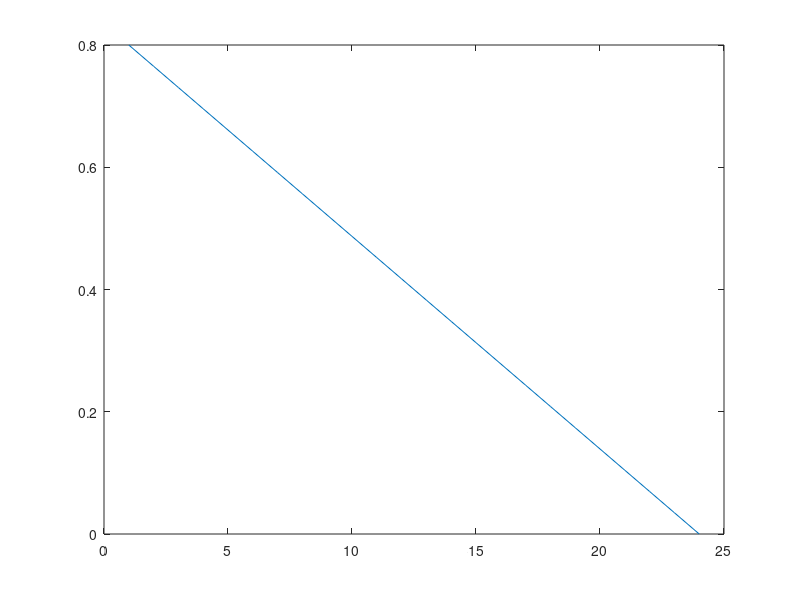

MATLAB code for this plot: (Note: this script raises an error after producing the figure.)
%% Simulation the model using the estimated parameters
clc
clear all
close all

load('EstimatedParamQatarNew.mat','EstimatedParamQatarNew') %%Estimated from Qatar Model
zz=EstimatedParamQatarNew; 
a0L(1)=zz(1);
a0L(2)=zz(2);

a0L(3)=zz(3);
a0L(4)=zz(4);

a0L(5)=zz(5);
a0L(6)=zz(6);

eps=1.0e-10;

NR=24;

Ncomp=6+4*(NR-1)+1;
mu=1/(80.7*365);               % 1/life expectancy

delta=1/3.69;  % Duration of stay in E is in average 3.69 days
nu=1/3.48;    % Duration of stay in I is in average 3.48 days
alpha=1.85/10000;

t0=110;
dt=0.5; %%for the stability of the scheme
tf=t0+NR*30; %Final date
tspan=t0:dt:tf;  % Timespan to use in the ode function

%Initial conditions
N0=2.76e+06; %% Total population of Qatar
E0=1.2715e+03; %%As per Qatar Model
I0=960; %%As per Qatar Model
x0L=zeros(Ncomp,1);
x0L(2)=E0;
x0L(3)=I0;
x0L(1)=N0-x0L(3)-x0L(2);
x0=x0L;

EffectivnessRecentInfection=0.8;
for n=1:NR
EffectivnessReinfection(n)=EffectivnessRecentInfection-(n-1)*(EffectivnessRecentInfection/(NR-1));
end
plot(EffectivnessReinfection)

VEIReinfection=0;

WanNaturalImmu=(1/30).*ones(NR,1);
WanNaturalImmu(NR)=0;

%%Deterministic model
[T,x] = ode45(@(t,x)ODE_Equations(t,x,t0,a0L,Ncomp,VEIReinfection,delta,nu,alpha,mu,EffectivnessReinfection,WanNaturalImmu,NR),tspan,x0);
TT=length(T);
for i=1:TT 
     [dxL,Lambda]=ODE_Equations(T(i),x(i,:),t0,a0L,Ncomp,VEIReinfection,delta,nu,alpha,mu,EffectivnessReinfection,WanNaturalImmu,NR);
     lmbL(i)=Lambda;
end

TT=length(T);
Susceptible=x(:,1);
Latent=x(:,2);
Infected=x(:,3);

for n=1:NR
Recovered(:,n)=x(:,4+4*(n-1));
LatentR(:,n)=x(:,5+4*(n-1));
InfectedR(:,n)=x(:,6+4*(n-1));
RecoveredR(:,n)=x(:,7+4*(n-1));
end


Total=sum(x,2);
for t=1:TT
     IncidenceTotal(t)=delta.*(Latent(t)+sum(LatentR(t,:)));
    for n=1:NR        
        NumeratorRealEffectivness(t,n)=EffectivnessReinfection(n)*(Recovered(t,n)+LatentR(t,n)+InfectedR(t,n)+RecoveredR(t,n));
        DenominatorRealEffectivness(t,n)=(Recovered(t,n)+LatentR(t,n)+InfectedR(t,n)+RecoveredR(t,n));
    end  
end
for t=t0:tf-1
    IncidenceTotalT(t-t0+1)=trapz(IncidenceTotal((t-t0)*2+1:(t-t0+dt)*2+1));
    
    SusceptibleT(t-t0+1)=trapz(Susceptible((t-t0)*2+1:(t-t0+dt)*2+1));
    LatentT(t-t0+1)=trapz(Latent((t-t0)*2+1:(t-t0+dt)*2+1));
    InfectedT(t-t0+1)=trapz(Infected((t-t0)*2+1:(t-t0+dt)*2+1));
    for n=1:NR
        RecoveredT(t-t0+1,n)=trapz(Recovered((t-t0)*2+1:(t-t0+dt)*2+1,n));
        LatentRT(t-t0+1,n)=trapz(LatentR((t-t0)*2+1:(t-t0+dt)*2+1,n));
        InfectedRT(t-t0+1,n)=trapz(InfectedR((t-t0)*2+1:(t-t0+dt)*2+1,n));
        RecoveredRT(t-t0+1,n)=trapz(RecoveredR((t-t0)*2+1:(t-t0+dt)*2+1,n));
    end
    %%
    for n=1:NR
    %Numerator
    ImmunizedCasesT(t-t0+1,n)=(LatentRT(t-t0+1,n)+InfectedRT(t-t0+1,n));
    UnImmunizedControlT(t-t0+1,n)=SusceptibleT(t-t0+1);
       
    %Denominator
    ImmunizedControlT(t-t0+1,n)=(RecoveredT(t-t0+1,n)+RecoveredRT(t-t0+1,n));
    UnImmunizedCasesT(t-t0+1,n)=(LatentT(t-t0+1)+InfectedT(t-t0+1));
    end
    
    %Numerator
    TotalImmunizedCasesT(t-t0+1)=sum(LatentRT(t-t0+1,:)+InfectedRT(t-t0+1,:));
    TotalUnImmunizedControlT(t-t0+1)=SusceptibleT(t-t0+1);
       
    %Denominator
    TotalImmunizedControlT(t-t0+1)=sum(RecoveredT(t-t0+1,:)+RecoveredRT(t-t0+1,:));
    TotalUnImmunizedCasesT(t-t0+1)=(LatentT(t-t0+1)+InfectedT(t-t0+1));
   
    for n=1:NR
    ORatioNaturalInfectionT(t-t0+1,n)=(ImmunizedCasesT(t-t0+1,n)*UnImmunizedControlT(t-t0+1,n))/(ImmunizedControlT(t-t0+1,n)*UnImmunizedCasesT(t-t0+1,n)+eps);
    NaturalInfectionEffectivnessT(t-t0+1,n)=(1-ORatioNaturalInfectionT(t-t0+1,n))*100;
        
    NumeratorRealEffectivnessT(t-t0+1,n)=trapz(NumeratorRealEffectivness((t-t0)*2+1:(t-t0+dt)*2+1,n));
    DenominatorRealEffectivnessT(t-t0+1,n)=trapz(DenominatorRealEffectivness((t-t0)*2+1:(t-t0+dt)*2+1,n));
    RealNaturalInfectionEffectivnessT(t-t0+1,n)=100.*NumeratorRealEffectivnessT(t-t0+1,n)/DenominatorRealEffectivnessT(t-t0+1,n);
    end
    
     
    ORatioNaturalInfectionTAll(t-t0+1)=(TotalImmunizedCasesT(t-t0+1).*TotalUnImmunizedControlT(t-t0+1))/(TotalImmunizedControlT(t-t0+1).*TotalUnImmunizedCasesT(t-t0+1)+eps);
    NaturalInfectionEffectivnessTAll(t-t0+1)=(1-ORatioNaturalInfectionTAll(t-t0+1))*100;   
    RealNaturalInfectionEffectivnessTAll(t-t0+1)=100.*sum(NumeratorRealEffectivnessT(t-t0+1,:))/sum(DenominatorRealEffectivnessT(t-t0+1,:));

end

for n=1:NR-1
    NaturalInfectionEffectivnessTMontly(n)=NaturalInfectionEffectivnessT(600-t0+1,n);
    RealNaturalInfectionEffectivnessTMontly(n)=RealNaturalInfectionEffectivnessT(600-t0+1,n);

end
    NaturalInfectionEffectivnessTMontly(NR)=NaturalInfectionEffectivnessT(600-t0+1,NR);
    RealNaturalInfectionEffectivnessTMontly(NR)=RealNaturalInfectionEffectivnessT(600-t0+1,NR);

%%%Figure 4B
subplot(212)
hold on
bar(1.2:24.2,RealNaturalInfectionEffectivnessT(600-t0+1,:),'r')
bar(1:24,NaturalInfectionEffectivnessT(600-t0+1,:),'b')
ylabel('Estimated effectiveness of prior infection in preventing reinfection (%)')
xlabel('Months')
legend('PE_S^{true} in presence of gradual waning of protection against reinfection (using the Waning of Immunity Model)','PE_S^{test-negative} in presence of gradual waning of protection against reinfection (using the Waning of Immunity Model)')
